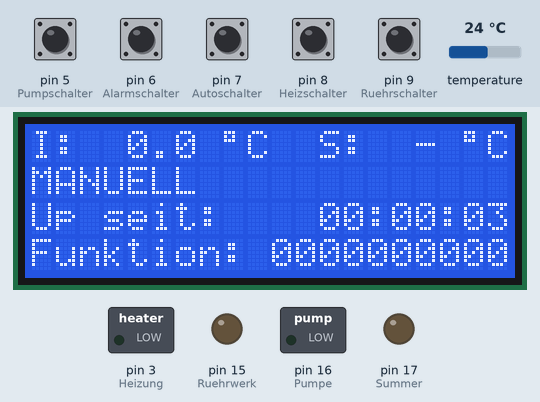
Bench run of a sketch on a simulated Arduino Uno, built with avr-gcc and run on an emulated ATmega328P. Parts: 20×4 character LCD, switched loads named in the sketch (green lamp = pin HIGH), output pins drawn as LEDs (lit = HIGH). The test bench sets the inputs (shaded band); at power-on: pin 5 (Pumpschalter), pin 6 (Alarmschalter), pin 7 (Autoschalter), pin 8 (Heizschalter), pin 9 (Ruehrschalter) HIGH, temperature 24 °C. What the sketch prints to the serial monitor is not drawn.

Above: at 4.3 s.
4.4 s: pin 5 (Pumpschalter) pulled LOW for 0.2 s
At 4.61 s:
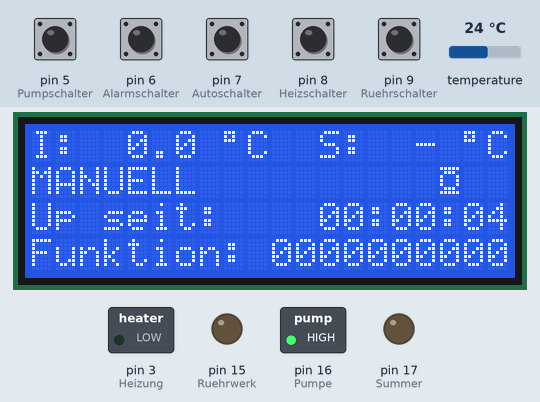
6.2 s: temperature set to 10.4 °C
At 13.8 s:
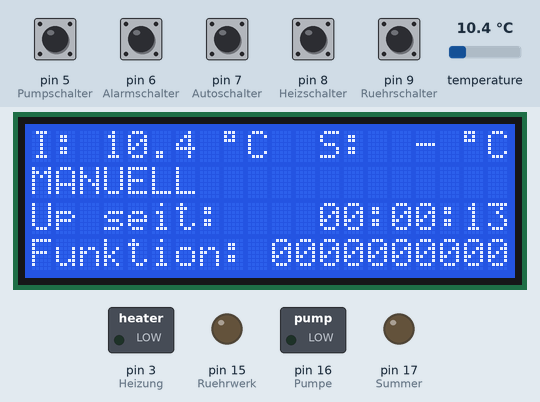
14.0 s: temperature set to 9.3 °C
At 18.3 s:
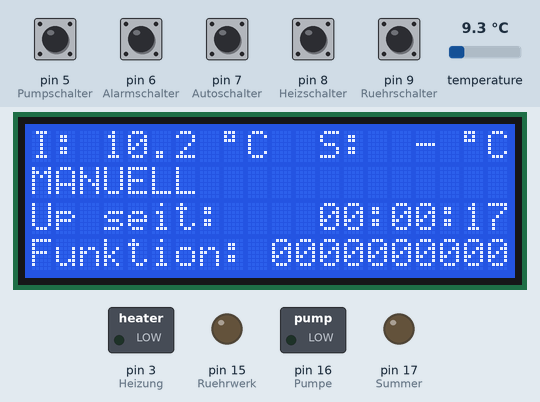
19.2 s: pin 6 (Alarmschalter) pulled LOW for 0.2 s
At 19.41 s:
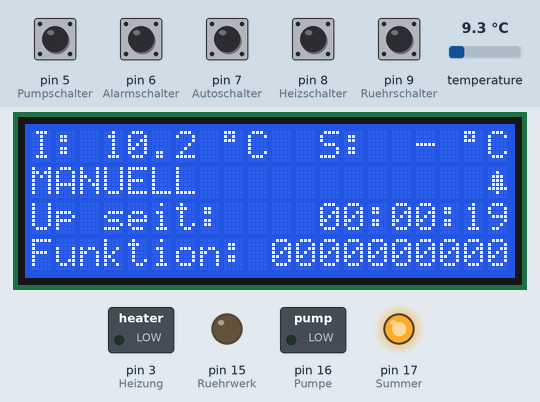
21.0 s: temperature set to 12 °C
At 24.2 s:
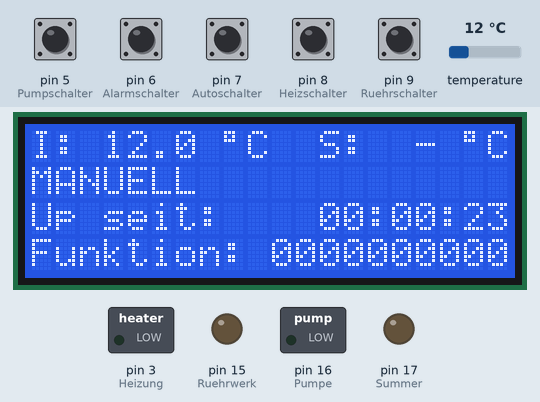
24.4 s: pin 8 (Heizschalter) pulled LOW for 0.2 s
At 24.61 s:
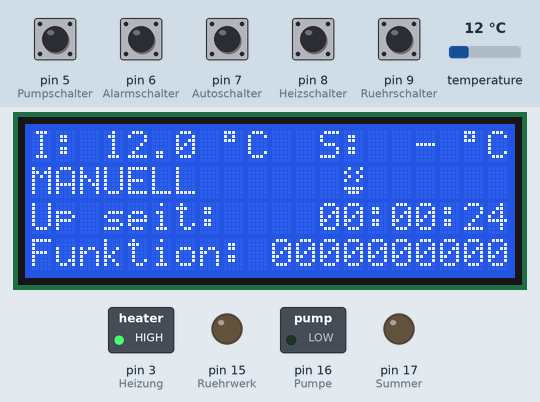
Timing chart, 0 to 27.2 s (numbered marks = the images above; inputs shaded):
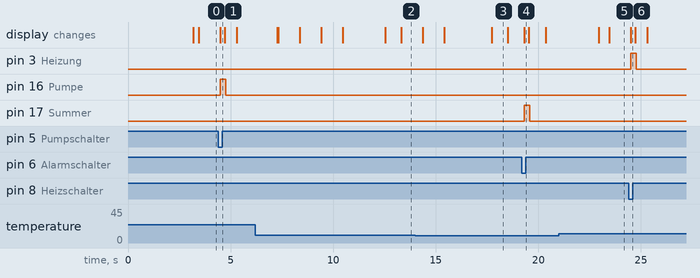

Measured:
- after the input at 4.4 s, pin 16 (Pumpe): LOW → HIGH after 0.10 s, → LOW 0.26 s later; the display: changes after 0.10 s (image 1)
- after the input at 19.2 s, pin 17 (Summer): LOW → HIGH after 0.11 s, → LOW 0.26 s later; the display: changes after 0.11 s (image 4)
- after the input at 24.4 s, pin 3 (Heizung): LOW → HIGH after 0.11 s, → LOW 0.26 s later; the display: changes after 0.11 s (image 6)

The sketch:

Brauerei_USB_Server_Arduino_4_10.ino
```cpp
// Version 4.10
// *************** VORSICHT GEÄNDERTE PINBELEGUNG !!! ******************
// Pinbelegung:
// A0 : NTC Sernsor
// A1 : Rührwerk Relais
// A2 : Pumpe Relais
// A3 : Alarm Relais
// A4 : I²C (SDA)
// A5 : I²C (SCL)
// D0 : USB - Rx
// D1 : USB - Tx
// D2 : DS18B20 Sensor
// D3 : Heizung Relais
// D5 : Pumpenschalter
// D6 : Alarmschalter
// D7 : Automatikschalter
// D8 : Heizungsschalter
// D9 : Ruehrwerksschalter

// Beschreibung des seriellen Strings:
// Serieller String ist immer 19stellig
// Beispiel: C$%"dp/1----------c
// 1.    Zeichen: "C" Startzeichen
// 2.    Zeichen: Relaisstatus
// 3.    Zeichen: Programmstatus und Sensortyp
// 4.    Zeichen: Solltemperatur
// 5.+6. Zeichen: Isttemperatur
// 7.+8. Zeichen: Status der Zusatzfunktionen
// 9.-18.Zeichen: Frei für weitere Funktionen
// 19.   Zeichen: "c" StopzeichenStopzeichen

// Durch Setzen der Variable "ExterneSteuerung" kann die Brauerei auf dem Rechner gestartet, gestoppt oder pausiert werden
// t= keine Funktion
// s= Start
// p= Pause
// e= Stop

#include <LiquidCrystal_I2C.h>  // Kommt von http://arduino-info.wikispaces.com/LCD-Blue-I2C
#include <math.h>               // Kommt von Arduino IDE
#include <OneWire.h>            // Kommt von http://www.pjrc.com/teensy/td_libs_OneWire.html
#include <SPI.h>                // needed for Arduino versions later than 0018
#include <avr/wdt.h>            // Kommt von Arduino IDE
#include <Wire.h>               // Kommt von Arduino IDE

OneWire ds(2);                                    // an pin D2

LiquidCrystal_I2C lcd(0x27, 2, 1, 0, 4, 5, 6, 7, 3, POSITIVE);  // Set the LCD I2C address

char  ReplyBuffer[] = "";                    // a string to send back

const boolean aus = LOW;                           // Hier kann bei Low-Aktiven Relaiskarten einfach High und Low vertauscht werden
const boolean an = HIGH;                           // Hier kann bei Low-Aktiven Relaiskarten einfach High und Low vertauscht werden

const int Heizung = 3;                             // Im folgenden sind die Pins der Sensoren und Aktoren festgelegt
const int Ruehrwerk = 15;
const int Pumpe = 16;
const int Summer = 17;

const int Heizschalter = 8;
const int Ruehrschalter = 9;
const int Pumpschalter = 5;
const int Alarmschalter = 6;
const int Autoschalter = 7;


byte heat[8] = {  // Heizungssymbol erstellen
  B01001,
  B10010,
  B01001,
  B10010,
  B00000,
  B11111,
  B01110,
  B00000
};

byte ruehr[8] = {  // Rührwerkssymbol erstellen
  B11111,
  B00100,
  B00100,
  B00100,
  B10101,
  B11111,
  B10101,
  B00000
};

byte alarm[8] = {  // Alarmsymbol erstellen
  B00000,
  B00100,
  B01110,
  B01110,
  B01110,
  B11111,
  B00100,
  B00000
};

byte pumpe[8] = {  // Pumpensymbol erstellen
  B11111,
  B01110,
  B10001,
  B10001,
  B10001,
  B01110,
  B11111,
  B00000
};

unsigned long jetztMillis = 0;
unsigned long letzteUSBMillis = 0;
unsigned long letzteMeldungMillis = 0;
char ExterneSteuerung = 't';
char incomingByte;
int deltaMeldungMillis = 5000;
int solltemp = 0;
float Temp = 0.0;
float externeisttemp = 0.0;
char charVal[5];
char packetBuffer[24];   // buffer to hold incoming packet,
char temprec[24] = "";
char relais[5] = "";
char sensor= 'D';
char state[3] = "";
boolean Funktionslog[10];
float temperaturalt, temperaturneu;

int EinbringzeitMalz =0;
boolean Funktion2gestartet = false;

void Funktion1()           // Individuelle Funktion
{
  ExterneSteuerung = 's'; // Beispiel für ExterneSteuerung
  if ( Temp > 31 ) { ExterneSteuerung = 'p'; } // Beispiel für ExterneSteuerung
  if ( Temp > 33 ) { ExterneSteuerung = 'e'; } // Beispiel für ExterneSteuerung
}

void Funktion2()           // Individuelle Funktion
{

}

void Funktion3()           // Individuelle Funktion
{

}

void Funktion4()           // Individuelle Funktion
{

}

void Funktion5()           // Individuelle Funktion
{

}

void Funktion6()           // Individuelle Funktion
{

}

void Funktion7()           // Individuelle Funktion
{

}

void Funktion8()           // Individuelle Funktion
{

}

void Funktion9()           // Individuelle Funktion
{

}

void Funktion10()           // Individuelle Funktion
{

}

void noFunktion()
{
  ExterneSteuerung == 't'; // Beispiel für ExterneSteuerung
}

void setup(void)
{
  pinMode(Heizung, OUTPUT);       // Im folgenden werden die Pins als I/O definiert
  pinMode(Summer, OUTPUT);
  pinMode(Ruehrwerk, OUTPUT);
  pinMode(Pumpe, OUTPUT);
  pinMode(Heizschalter, INPUT_PULLUP);
  pinMode(Pumpschalter, INPUT_PULLUP);
  pinMode(Ruehrschalter, INPUT_PULLUP);
  pinMode(Alarmschalter, INPUT_PULLUP);
  pinMode(Autoschalter, INPUT_PULLUP);

  wdt_enable(WDTO_8S);

  Wire.begin();

  for (int schleife = 0; schleife < 23; schleife++) { temprec[schleife] = ' '; }

  lcd.begin(20,4);         // initialize the lcd for 20 chars 4 lines and turn on backlight
  lcd.backlight();

  lcd.createChar(1, heat);         // Aktivierung der eigenen Zeichen
  lcd.createChar(2, ruehr);
  lcd.createChar(3, alarm);
  lcd.createChar(4, pumpe);

  lcd.setCursor(0, 0);                // Startbildschirm
  lcd.print("      Brauerei      ");
  lcd.setCursor(0, 1);
  lcd.print(" Arduino USB Server ");
  lcd.setCursor(0, 2);
  lcd.print("       V4.10        ");
  lcd.setCursor(0, 3);
  lcd.print("     by emilio      ");
  delay(3000);
  lcd.clear();
  lcd.setCursor(0, 0);
  lcd.write("I:      ");
  lcd.write(223);
  lcd.print("C  S:    ");
  lcd.write(223);
  lcd.print("C");
}

void USBRead()
{
  Serial.begin(19200);                                   // Serieller Port für Statusübertragung öffnen
  delay(200);
  for (int schleife=0; schleife < 20; schleife++) { temprec[schleife]= ' ';}
  for (int schleife=0; schleife < Serial.available(); schleife++)
    {
    incomingByte = Serial.read();
    delay(8);
    temprec[schleife]= incomingByte;
    }
  Serial.end();
  letzteUSBMillis = millis();
  packetAuswertung();
}

void USBOut()
{
  dtostrf(Temp, 4, 1, charVal);
  Serial.begin(19200);                // Serieller Port für Isttemperaturübertragung öffnen
  delay(1000);
  for (int i = 0; i < sizeof(charVal)-1; i++) { Serial.write(charVal[i]); }
  Serial.write(35);
  if (ExterneSteuerung != 'p' && ExterneSteuerung != 's' && ExterneSteuerung != 'e') { ExterneSteuerung = 't'; }
  Serial.write(ExterneSteuerung);
  Serial.println();
  Serial.end();
}

void OfflineCheck()
{
  if (jetztMillis > letzteUSBMillis+10000)
  {
    relais[1]='h';
    relais[2]='r';
    relais[3]='p';
    relais[4]='a';
    state[1]='o';
    solltemp=0;
    for (int i=1; i<=10; i++) {Funktionslog[i]=false;}
  }
}

void ManuellerStatus()
{
  if (digitalRead(Autoschalter)==HIGH)
  {
    solltemp=0;
    state[1]='m';
    if (digitalRead(Heizschalter)==HIGH) {relais[1] = 'h';} else {relais[1] = 'H';}
    if (digitalRead(Ruehrschalter)==HIGH) {relais[2] = 'r';} else {relais[2] = 'R';}
    if (digitalRead(Pumpschalter)==HIGH) {relais[3] = 'p';} else {relais[3] = 'P';}
    if (digitalRead(Alarmschalter)==HIGH) {relais[4] = 'a';} else {relais[4] = 'A';}
  }
}

void LCDOut()
{
  lcd.setCursor(3, 0);
  if (sensor=='d') {dtostrf(externeisttemp, 4, 1, charVal);} else {dtostrf(Temp, 4, 1, charVal);}
  lcd.print(charVal);

  lcd.setCursor(15, 0);
  if (solltemp >= 0 && solltemp < 10) { lcd.print(" "); };
  if (solltemp > 0 && solltemp < 100) { lcd.print(solltemp); }
  else { lcd.print("-"); }

  lcd.setCursor(13, 1);
  if (relais[1]=='H') { lcd.write(1); lcd.print(" "); } else { lcd.print("  "); }
  lcd.setCursor(15, 1);
  if (relais[2]=='R') { lcd.write(2); lcd.print(" "); } else { lcd.print("  "); }
  lcd.setCursor(17, 1);
  if (relais[3]=='P') { lcd.write(4); lcd.print(" "); } else { lcd.print("  "); }
  lcd.setCursor(19, 1);
  if (relais[4]=='A') { lcd.write(3); } else { lcd.print(" "); }

  lcd.setCursor(0, 1);
  if (state[1]=='o') { lcd.print("OFFLINE "); }
  else if (state[1]=='x') { lcd.print("INAKTIV "); }
  else if (state[1]=='y') { lcd.print("AKTIV   "); }
  else if (state[1]=='z') { lcd.print("PAUSIERT"); }
  else if (state[1]=='m') { lcd.print("MANUELL "); }

  lcd.setCursor(0, 2);
  if (state[1]=='o') { lcd.print("OFF seit: "); }
  else { lcd.print("Up seit: "); }

  long hours=0;
  long mins=0;
  long secs=0;
  if (state[1]=='o') { secs=jetztMillis-letzteUSBMillis-10000; }
  else { secs=jetztMillis; };
  secs = secs/1000; //convect milliseconds to seconds
  mins=secs/60; //convert seconds to minutes
  hours=mins/60; //convert minutes to hours
  secs=secs-(mins*60); //subtract the coverted seconds to minutes in order to display 59 secs max
  mins=mins-(hours*60); //subtract the coverted minutes to hours in order to display 59 minutes max

  lcd.setCursor(12, 2);
  if (hours < 10) { lcd.print("0"); };
  lcd.print(hours);
  lcd.print(":");
  if (mins < 10) { lcd.print("0"); };
  lcd.print(mins);
  lcd.print(":");
  if (secs < 10) { lcd.print("0"); };
  lcd.print(secs);

  lcd.setCursor(0, 3);
  lcd.print("Funktion: ");
  for (int i=1; i<=10; i++) { if (Funktionslog[i]==false) {lcd.print("0");} else {lcd.print("1");} }

}

void RelaisOut()
{
  if (relais[1] == 'H') { digitalWrite(Heizung,an); } else { digitalWrite(Heizung,aus); }
  if (relais[2] == 'R') { digitalWrite(Ruehrwerk,an); } else { digitalWrite(Ruehrwerk,aus); }
  if (relais[3] == 'P') { digitalWrite(Pumpe,an); } else { digitalWrite(Pumpe,aus); }
  if (relais[4] == 'A') { digitalWrite(Summer,an); } else { digitalWrite(Summer,aus); }
}

void packetAuswertung()
{
  int temp = 0;
  int temp2 = 0;
  if ((temprec[0]=='C') && (temprec[18]=='c'))             // Begin der Decodierung des seriellen Strings
  {
    temp=(int)temprec[1];
    if ( temp < 0 ) { temp = 256 + temp; }
    if ( temp > 7) {relais[4]='A';temp=temp-8;} else {relais[4]='a';}
    if ( temp > 3) {relais[3]='P';temp=temp-4;} else {relais[3]='p';}
    if ( temp > 1) {relais[2]='R';temp=temp-2;} else {relais[2]='r';}
    if ( temp > 0) {relais[1]='H';temp=temp-1;} else {relais[1]='h';}

    temp=(int)temprec[2];
    if ( temp < 0 ) { temp = 256 + temp; }
    if ( temp > 127) {sensor='N';temp=temp-128;}
    if ( temp > 63) {sensor='D';temp=temp-64;}
    if ( temp > 31) {sensor='d';temp=temp-32;}
    if ( temp > 15) {state[2]='t';temp=temp-16;}
    if ( temp > 7) {state[2]='T';temp=temp-8;}
    if ( temp > 3) {state[1]='x';temp=temp-4;}
    else if ( temp > 1) {state[1]='z';temp=temp-2;}
    else if ( temp > 0) {state[1]='y';temp=temp-1;}

    temp=(int)temprec[3];
    if ( temp < 0 ) { temp = 256 + temp; }
    solltemp=temp;

    temp=(int)temprec[5];
    if ( temp < 0 ) { temp = 256 + temp; }
    temp2=temp;
    temp=(int)temprec[4];
    if ( temp < 0 ) { temp = 256 + temp; }
    temp=temp*256;
    temp2=temp2+temp;
    externeisttemp=temp2;
    externeisttemp=externeisttemp/10;

    temp=(int)temprec[6];
    if ( temp < 0 ) { temp = 256 + temp; }
    temp2=(int)temprec[7];
    if ( temp2 < 0 ) { temp2 = 256 + temp2; }
    for (int i=1; i<=10; i++) {Funktionslog[i]=false;}
    if ( (temp == 0) && (temp2 == 0) ) {noFunktion();}
    if ( temp > 127) {Funktion1();Funktionslog[1]=true;temp=temp-128;}
    if ( temp > 63) {Funktion2();Funktionslog[2]=true;temp=temp-64;}
    if ( temp > 31) {Funktion3();Funktionslog[3]=true;temp=temp-32;}
    if ( temp > 15) {Funktion4();Funktionslog[4]=true;temp=temp-16;}
    if ( temp > 7) {Funktion5();Funktionslog[5]=true;temp=temp-8;}
    if ( temp > 3) {Funktion6();Funktionslog[6]=true;temp=temp-4;}
    if ( temp > 1) {Funktion7();Funktionslog[7]=true;temp=temp-2;}
    if ( temp > 0) {Funktion8();Funktionslog[8]=true;temp=temp-1;}
    if ( temp2 > 1) {Funktion9();Funktionslog[9]=true;temp2=temp2-2;}
    if ( temp2 > 0) {Funktion10();Funktionslog[10]=true;temp2=temp2-1;}

  }
}

float temperaturmessungDS18B20()            // Glättungsroutine für DS18B20-Messung
{
  temperaturneu = DS18B20lesen();
  if (temperaturalt - temperaturneu < 2 and temperaturneu - temperaturalt < 2)
  {
    Temp = temperaturneu * 2 + temperaturalt * 8;
    Temp = Temp / 10;
  }
  temperaturalt = temperaturneu;
  Temp;
}

float DS18B20lesen()
{
  int HighByte, LowByte, TReading, SignBit, Tc_100, Whole, Fract;
  byte i;
  byte present = 0;
  byte data[12];
  byte addr[8];
  if ( !ds.search(addr))  { ds.search(addr); } // Wenn keine weitere Adresse vorhanden, von vorne anfangen
  ds.reset();
  ds.select(addr);
  ds.write(0x44, 1);        // start Konvertierung, mit power-on am Ende
  delay(750);               // 750ms sollten ausreichen
  present = ds.reset();
  ds.select(addr);
  ds.write(0xBE);           // Wert lesen
  for ( i = 0; i < 9; i++) { data[i] = ds.read(); }
  LowByte = data[0];
  HighByte = data[1];
  TReading = (HighByte << 8) + LowByte;
  SignBit = TReading & 0x8000;  // test most sig bit
  if (SignBit)                  // negative
  {
    TReading = (TReading ^ 0xffff) + 1; // 2's comp
  }
  Temp = TReading * 0.0625;       // Für DS18S20  temperatur = TReading*0.5
  if (SignBit) // negative Werte ermitteln
  {
    Temp = Temp * -1;
  }
  return Temp;
}

void loop(void)
{
  jetztMillis = millis();

  USBRead();
  OfflineCheck();
  ManuellerStatus();
  LCDOut();
  RelaisOut();

  if(jetztMillis - letzteMeldungMillis > deltaMeldungMillis)
  {
    letzteMeldungMillis = jetztMillis;
    temperaturmessungDS18B20();
    USBOut();
  }

  if (jetztMillis < 100000000) {wdt_reset();}             // WatchDog Reset
}
```
